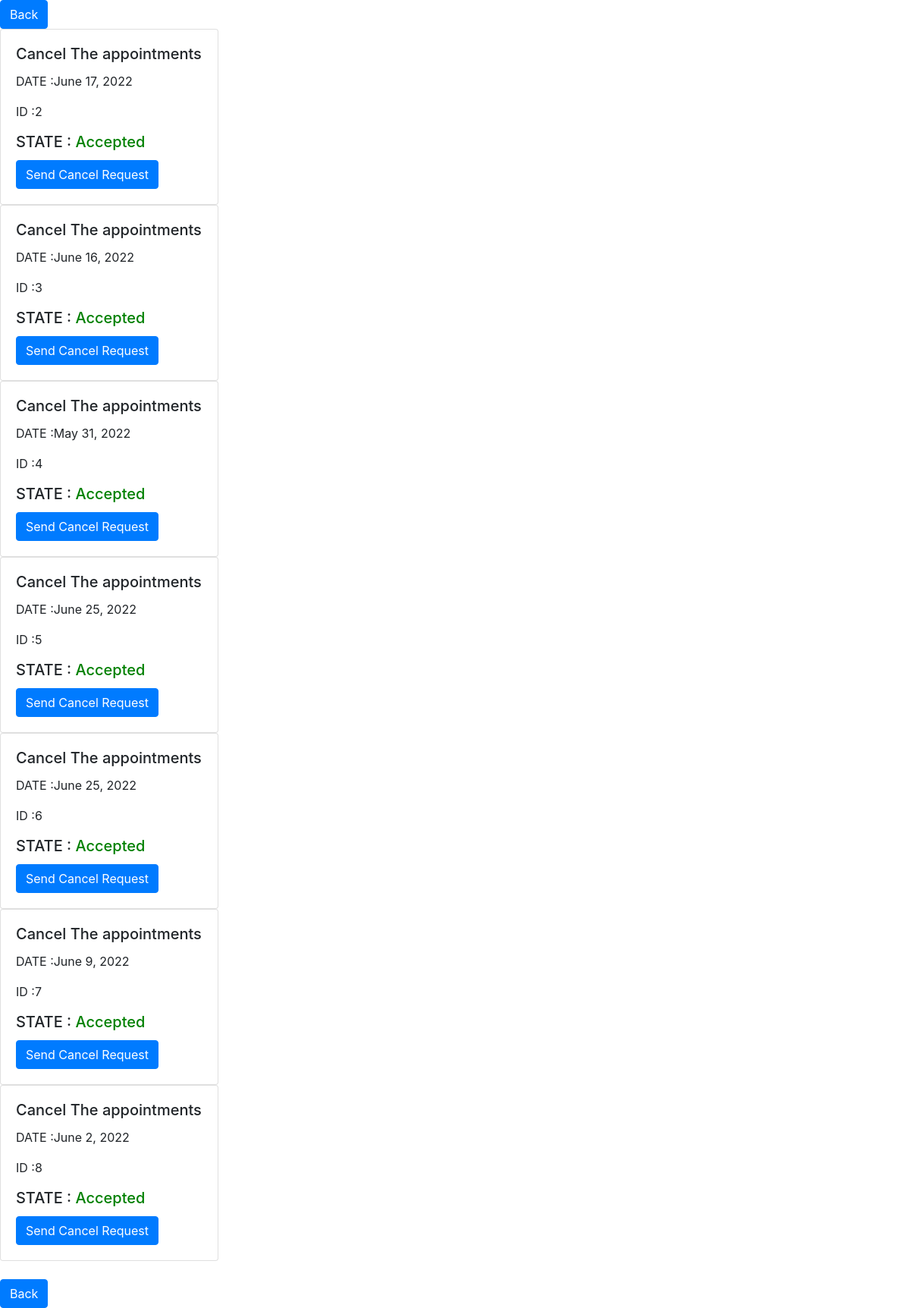
The page /Cancelforuser (signed in) on the database its author committed.
### aposite/models.py (models this page shows)
class appointments(models.Model):
    user = models.ForeignKey(User,on_delete=models.PROTECT)
    Reserve = models.DateField()
    Cancel =models.BooleanField(default=False)
    approve= models.BooleanField(default=False)
    make_as_missed = models.BooleanField(default=False)
    make_as_finished= models.BooleanField(default=False)

### aposite/views.py (the view)
# urls.py: path('Cancelforuser', views.Cancelforuser, name='Cancelforuser'),
@login_required(login_url='login')
def Cancelforuser(request):
    user= request.user
    query=appointments.objects.filter(user=user)
    return render(request, 'user_view/Cancelforuser.html',{'details':query})

### aposite/templates/user_view/Cancelforuser.html (shortened to what this page needs)
<!DOCTYPE html>
<html lang="en">
    <head>
        <link rel="stylesheet" href="https://maxcdn.bootstrapcdn.com/bootstrap/4.0.0/css/bootstrap.min.css">
    </head>
  <body>
    <a class="btn btn-primary" href="{%url 'UserViwe'%}">Back</a> <br>
      {% for i in details%}
    <div class="card" style="width: 18rem;">
        <div class="card-body">
          <h5 class="card-title">Cancel The appointments  </h5>
          <p class="card-text"> DATE :{{i.Reserve}}</p>
          <p class="card-text"> ID :{{i.id}}</p>
          {% if i.approve %}
          <h5 class="card-title">STATE : <span style="color: green">Accepted </span></h5>
            {%else%}
            <h5 class="card-title" >STATE : <span style="color: red">Not Accepted  Yet </span></h5>
            {%endif%}
         <a  href="{% url 'Cancelforuserbyid' i.id%}" class="btn btn-primary">Send Cancel Request</a>
        </div>
      </div>
          {%endfor%}
          <br>
          <a class="btn btn-primary" href="{%url 'UserViwe'%}">Back</a> <br>
</body>
</html>

### rows shown on the page
appointments: Reserve "June 17, 2022", id "2", shows "STATE :", approve "Accepted"
appointments: Reserve "June 16, 2022", id "3", shows "STATE :", approve "Accepted"
appointments: Reserve "May 31, 2022", id "4", shows "STATE :", approve "Accepted"
appointments: Reserve "June 25, 2022", id "5", shows "STATE :", approve "Accepted"
appointments: Reserve "June 25, 2022", id "6", shows "STATE :", approve "Accepted"
appointments: Reserve "June 9, 2022", id "7", shows "STATE :", approve "Accepted"
appointments: Reserve "June 2, 2022", id "8", shows "STATE :", approve "Accepted"
